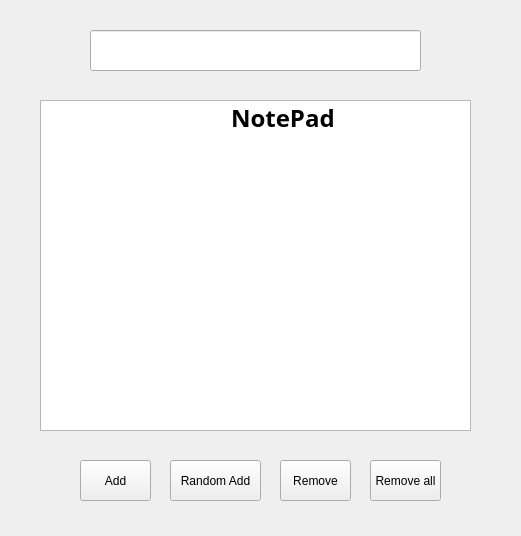
<?xml version="1.0" encoding="UTF-8"?>
<ui version="4.0">
 <class>Todo</class>
 <widget class="QMainWindow" name="Todo">
  <property name="geometry">
   <rect>
    <x>0</x>
    <y>0</y>
    <width>521</width>
    <height>536</height>
   </rect>
  </property>
  <property name="windowTitle">
   <string>Todo</string>
  </property>
  <widget class="QWidget" name="centralwidget">
   <widget class="QLineEdit" name="Intxt">
    <property name="geometry">
     <rect>
      <x>90</x>
      <y>30</y>
      <width>331</width>
      <height>41</height>
     </rect>
    </property>
   </widget>
   <widget class="QPushButton" name="addBtn">
    <property name="geometry">
     <rect>
      <x>80</x>
      <y>460</y>
      <width>71</width>
      <height>41</height>
     </rect>
    </property>
    <property name="text">
     <string>Add</string>
    </property>
   </widget>
   <widget class="QPushButton" name="Random_btn">
    <property name="geometry">
     <rect>
      <x>170</x>
      <y>460</y>
      <width>91</width>
      <height>41</height>
     </rect>
    </property>
    <property name="text">
     <string>Random Add</string>
    </property>
   </widget>
   <widget class="QPushButton" name="RBtn">
    <property name="geometry">
     <rect>
      <x>280</x>
      <y>460</y>
      <width>71</width>
      <height>41</height>
     </rect>
    </property>
    <property name="text">
     <string>Remove</string>
    </property>
   </widget>
   <widget class="QPushButton" name="RallBtn">
    <property name="geometry">
     <rect>
      <x>370</x>
      <y>460</y>
      <width>71</width>
      <height>41</height>
     </rect>
    </property>
    <property name="text">
     <string>Remove all</string>
    </property>
   </widget>
   <widget class="QListWidget" name="listWidget">
    <property name="geometry">
     <rect>
      <x>40</x>
      <y>100</y>
      <width>431</width>
      <height>331</height>
     </rect>
    </property>
    <item>
     <property name="text">
      <string>                              NotePad</string>
     </property>
     <property name="font">
      <font>
       <family>Segoe UI Variable</family>
       <pointsize>18</pointsize>
       <bold>true</bold>
      </font>
     </property>
    </item>
   </widget>
  </widget>
 </widget>
 <resources/>
 <connections/>
</ui>
